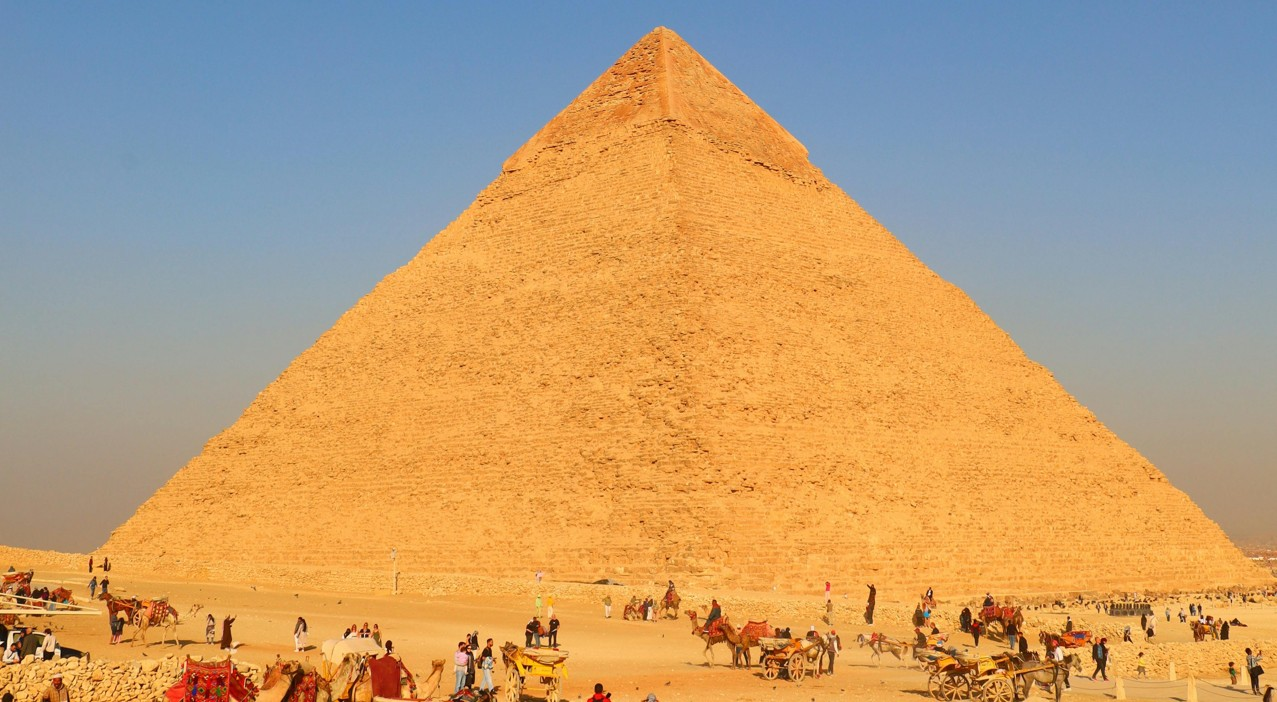
#> input picture Computer Vision CV/Day_1/CV_Assignment_1/test_images/Distinct Edges .jpg, 1277 x 702 px
$ python Pixel_Histogram_Analysis.py '../CV_Assignment_1/test_images/Distinct Edges .jpg'
#> lines starting #> are read from the running program, lines starting #| are printed output that depends on the picture; long printed decimals are rounded
import cv2
import matplotlib.pyplot as plt
import numpy as np
import sys

def main():
    argc = len(sys.argv)
    if argc != 2:
        print("Usage: python3 {argv[0]} picture_address.")
        sys.exit()

    filepath = sys.argv[1]
    image = cv2.imread(filepath)
#> image is the input picture: shape (702, 1277, 3); mean B, G, R 117.5, 156.7, 187.9
    gray = cv2.cvtColor(image,cv2.COLOR_BGR2GRAY)
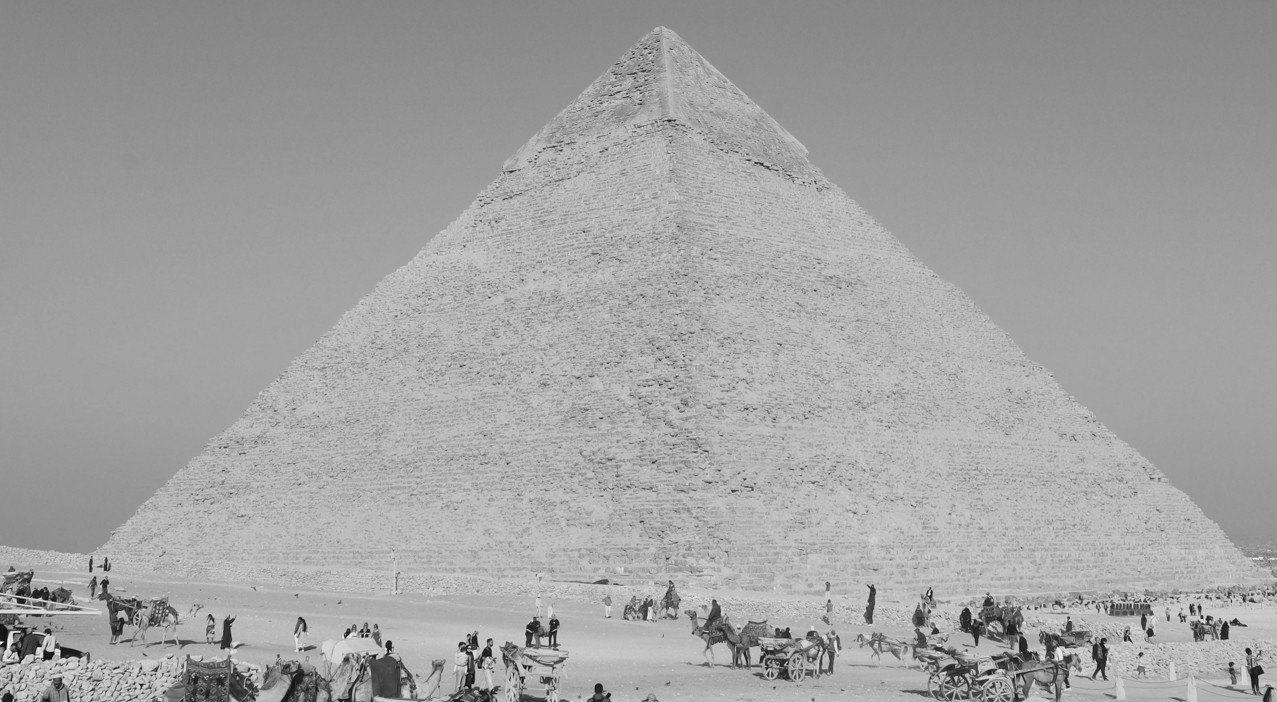
#> gray: shape (702, 1277); min 11, max 239, mean 161.5
    intensity_list = []
    for i in gray:
        for j in i:
            intensity_list.append(j)
#> after the loop, intensity_list = 896454 items

    np_intensity = np.array(intensity_list)
    mean = np.mean(np_intensity)
#> mean = 161.5
    median = np.median(np_intensity)
#> median = 162
    stdev = np.std(np_intensity)
#> stdev = 24.5

    print(f"Mean: {mean}\nMedian:{median}\nStdev:{stdev}")
#| Mean: 161.546
#| Median:162.0
#| Stdev:24.500

    fig,axes = plt.subplots(1,2)

    axes[0].imshow(cv2.cvtColor(image,cv2.COLOR_BGR2RGB))

    axes[1].hist(intensity_list)
    axes[1].set_title("Grayscale Intensity Histogram")
    axes[1].set_xlabel("Pixel Intensity")
    axes[1].set_ylabel("Frequency")
    plt.show()
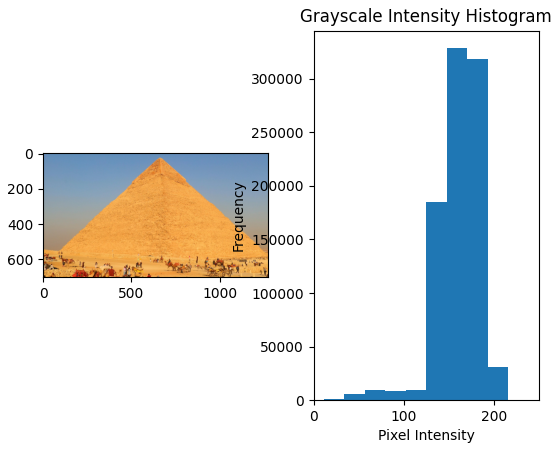
#> figure drawn by matplotlib, 2 panels; panel 2: tallest bar 328522 high, from x = 147.8 to 170.6

main()
